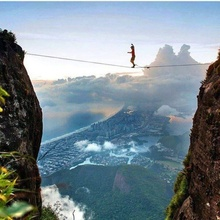
%> input picture iii.jpg, 220 x 220 px, shrunk from 720 x 720 before the run
$ octave --eval "yatayDikeyKenarTespiti;"   (GNU Octave 9; MATLAB toolbox functions it lacks are replaced by stand-ins)
%> lines starting %> are read from the running program, lines starting %| are printed output that depends on the picture
function [ ] = yatayDikeyKenarTespiti( )
% Ömer Faruk KOÇ
% 25.Aralýk.2015


%Iin = imread('C:\Users\omerf\Desktop\mavi.jpg');   %resmi aldýk

Iin = imread('iii.jpg');   %resmi aldýk
%> Iin is the input picture: size 220x220x3 uint8; mean R, G, B 120, 135.4, 144.3
Iin = im2double(Iin);   %resmin türünü uint8'den double'a çevirdik
%> Iin: size 220x220x3 double
[IinR IinC]=size(Iin);        %resmin boyularýný aldýk
%> IinR = 220; IinC = 660
IoutYatayKenar =Iin;              % çýkýþ resmini giriþ resminden türettik
IoutDikeyKenar =Iin;                % çýkýþ resmini giriþ resminden türettik

%filtreMatrisi=[-2,-2,0;-2,0,2;0,2,2];  % yatay-dikey kenar tespiti
filtreMatrisiYatayKenar=[-1,-2,-1;0,0,0;1,2,1];  % yatay kenar tespiti
filtreMatrisiDikeyKenar=[-1,0,1;-2,0,2;-1,0,1];   % dikey kenar tespiti

[fmR fmC]=size(filtreMatrisiYatayKenar);

araMatrisYatayKenar=zeros(fmR,fmC);
araMatrisDikeyKenar=zeros(fmR,fmC);

for i=2:IinR-1
    for j=2:IinC-1
        for s=-(fmR-2):fmR-2
            for t=-(fmC-2):fmC-2
                 araMatrisYatayKenar(s+2,t+2)=(Iin(i+s,j+t))*(filtreMatrisiYatayKenar(s+2,t+2));
                 araMatrisDikeyKenar(s+2,t+2)=(Iin(i+s,j+t))*(filtreMatrisiDikeyKenar(s+2,t+2));
            end
        end
        IoutYatayKenar(i,j)=sum(sum(araMatrisYatayKenar));
        IoutDikeyKenar(i,j)=sum(sum(araMatrisDikeyKenar));
    end
end
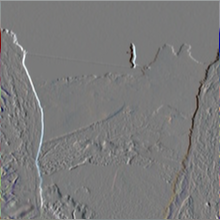
%> IoutDikeyKenar: size 220x220x3 double; mean R, G, B 0.00754, 0.00357, 0.00802; drawn with min black and max white
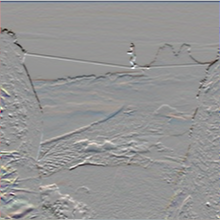
%> IoutYatayKenar: size 220x220x3 double; mean R, G, B -0.0103, -0.0125, -0.0148; drawn with min black and max white
%> after the loop, araMatrisDikeyKenar = [-0.573 0 0.325; -1.04 0 1; -0.302 0 0.341]; araMatrisYatayKenar = [-0.573 -0.894 -0.325; 0 0 0; 0.302 0.525 0.341]


figure,
subplot(2,2,[1 2]),imshow(Iin), title('Orjinal Görüntü');
subplot(2,2,3),imshow(IoutYatayKenar), title('Yatay Kenar Tespiti');
%> after `imshow(IoutYatayKenar)`:
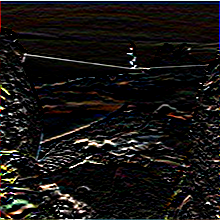
%> displayed picture: size 220x220x3, on the screen's scale of 0 to 255; mean R, G, B 23.3, 21.1, 19.6
subplot(2,2,4),imshow(IoutDikeyKenar), title('Dikey Kenar Tespiti');
%> after `imshow(IoutDikeyKenar)`:
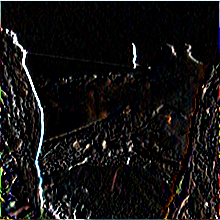
%> displayed picture: size 220x220x3, on the screen's scale of 0 to 255; mean R, G, B 19.9, 18.6, 18.3


end
